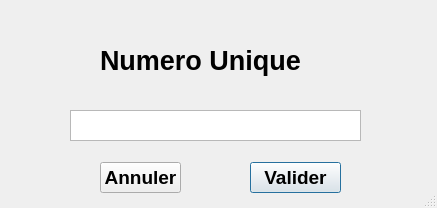
<?xml version="1.0" encoding="UTF-8"?>
<ui version="4.0">
 <class>SaisieId_rdv</class>
 <widget class="QDialog" name="SaisieId_rdv">
  <property name="windowModality">
   <enum>Qt::NonModal</enum>
  </property>
  <property name="geometry">
   <rect>
    <x>0</x>
    <y>0</y>
    <width>437</width>
    <height>208</height>
   </rect>
  </property>
  <property name="minimumSize">
   <size>
    <width>437</width>
    <height>0</height>
   </size>
  </property>
  <property name="maximumSize">
   <size>
    <width>437</width>
    <height>208</height>
   </size>
  </property>
  <property name="mouseTracking">
   <bool>true</bool>
  </property>
  <property name="focusPolicy">
   <enum>Qt::TabFocus</enum>
  </property>
  <property name="contextMenuPolicy">
   <enum>Qt::PreventContextMenu</enum>
  </property>
  <property name="windowTitle">
   <string>Saisie du Numero Unique</string>
  </property>
  <property name="autoFillBackground">
   <bool>false</bool>
  </property>
  <property name="sizeGripEnabled">
   <bool>true</bool>
  </property>
  <property name="modal">
   <bool>false</bool>
  </property>
  <widget class="QLabel" name="label">
   <property name="geometry">
    <rect>
     <x>100</x>
     <y>40</y>
     <width>221</width>
     <height>41</height>
    </rect>
   </property>
   <property name="font">
    <font>
     <pointsize>20</pointsize>
     <weight>75</weight>
     <bold>true</bold>
    </font>
   </property>
   <property name="text">
    <string>Numero Unique</string>
   </property>
  </widget>
  <widget class="QTextBrowser" name="id_Patient_rdv">
   <property name="geometry">
    <rect>
     <x>70</x>
     <y>110</y>
     <width>291</width>
     <height>31</height>
    </rect>
   </property>
   <property name="mouseTracking">
    <bool>true</bool>
   </property>
   <property name="focusPolicy">
    <enum>Qt::StrongFocus</enum>
   </property>
  </widget>
  <widget class="QPushButton" name="boutton_Valider_Id_rdv">
   <property name="geometry">
    <rect>
     <x>250</x>
     <y>162</y>
     <width>91</width>
     <height>31</height>
    </rect>
   </property>
   <property name="font">
    <font>
     <pointsize>14</pointsize>
     <weight>75</weight>
     <bold>true</bold>
    </font>
   </property>
   <property name="text">
    <string>Valider</string>
   </property>
  </widget>
  <widget class="QPushButton" name="button_Annuler_Id_rdv">
   <property name="geometry">
    <rect>
     <x>100</x>
     <y>162</y>
     <width>81</width>
     <height>31</height>
    </rect>
   </property>
   <property name="font">
    <font>
     <pointsize>14</pointsize>
     <weight>75</weight>
     <bold>true</bold>
    </font>
   </property>
   <property name="text">
    <string>Annuler</string>
   </property>
  </widget>
 </widget>
 <resources/>
 <connections/>
</ui>
